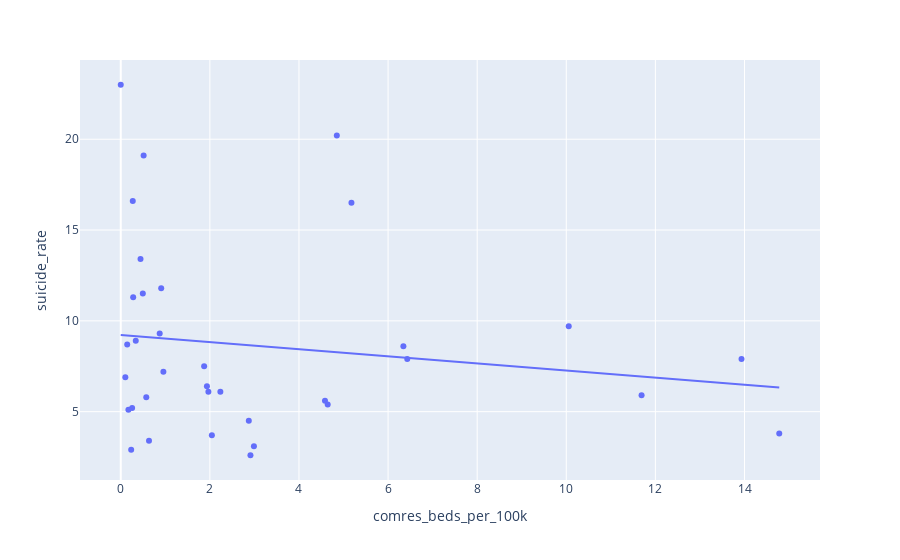

This figure's notebook cell:
### Markdown cell above
With beds in general hospitals, the trend you see very much depends on where you cut the data off. Now let's complete the triad of bed statistics:

### Code cell
fig = px.scatter(df2016[df2016["comres_beds_per_100k"] < 15], x="comres_beds_per_100k", y="suicide_rate", trendline="ols")
fig.show()

### Figure 1 — Plotly figure (JSON) as saved in the notebook; plotly's stock layout.template omitted (floating-point values rounded to 4 significant figures)
{"data": [{"hovertemplate": "comres_beds_per_100k=%{x}<br>suicide_rate=%{y}<extra></extra>", "legendgroup": "", "marker": {"color": "#636efa", "symbol": "circle"}, "mode": "markers", "name": "", "orientation": "v", "showlegend": false, "type": "scatter", "x": [0.337, 4.584, 2.911, 2.236, 13.93, 11.69, 1.967, 2.874, 10.05, 0, 1.872, 0.145, 14.78, 0.234, 5.178, 4.85, 0.444, 0.103, 0.255, 0.495, 2.989, 0.172, 2.045, 6.344, 0.874, 0.573, 0.634, 0.908, 6.431, 0.27, 1.934, 0.957, 4.645, 0.279, 0.513], "xaxis": "x", "y": [8.9, 5.6, 2.6, 6.1, 7.9, 5.9, 6.1, 4.5, 9.7, 23, 7.5, 8.7, 3.8, 2.9, 16.5, 20.2, 13.4, 6.9, 5.2, 11.5, 3.1, 5.1, 3.7, 8.6, 9.3, 5.8, 3.4, 11.8, 7.9, 16.6, 6.4, 7.2, 5.4, 11.3, 19.1], "yaxis": "y"}, {"hovertemplate": "<b>OLS trendline</b><br>suicide_rate = -0.195365 * comres_beds_per_100k + 9.22284<br>R<sup>2</sup>=0.022810<br><br>comres_beds_per_100k=%{x}<br>suicide_rate=%{y} <b>(trend)</b><extra></extra>", "legendgroup": "", "marker": {"color": "#636efa", "symbol": "circle"}, "mode": "lines", "name": "", "showlegend": false, "type": "scatter", "x": [0, 0.103, 0.145, 0.172, 0.234, 0.255, 0.27, 0.279, 0.337, 0.444, 0.495, 0.513, 0.573, 0.634, 0.874, 0.908, 0.957, 1.872, 1.934, 1.967, 2.045, 2.236, 2.874, 2.911, 2.989, 4.584, 4.645, 4.85, 5.178, 6.344, 6.431, 10.05, 11.69, 13.93, 14.78], "xaxis": "x", "y": [9.223, 9.203, 9.195, 9.189, 9.177, 9.173, 9.17, 9.168, 9.157, 9.136, 9.126, 9.123, 9.111, 9.099, 9.052, 9.045, 9.036, 8.857, 8.845, 8.839, 8.823, 8.786, 8.661, 8.654, 8.639, 8.327, 8.315, 8.275, 8.211, 7.983, 7.966, 7.258, 6.939, 6.501, 6.335], "yaxis": "y"}], "layout": {"legend": {"tracegroupgap": 0}, "margin": {"t": 60}, "xaxis": {"anchor": "y", "domain": [0, 1], "title": {"text": "comres_beds_per_100k"}}, "yaxis": {"anchor": "x", "domain": [0, 1], "title": {"text": "suicide_rate"}}}}
